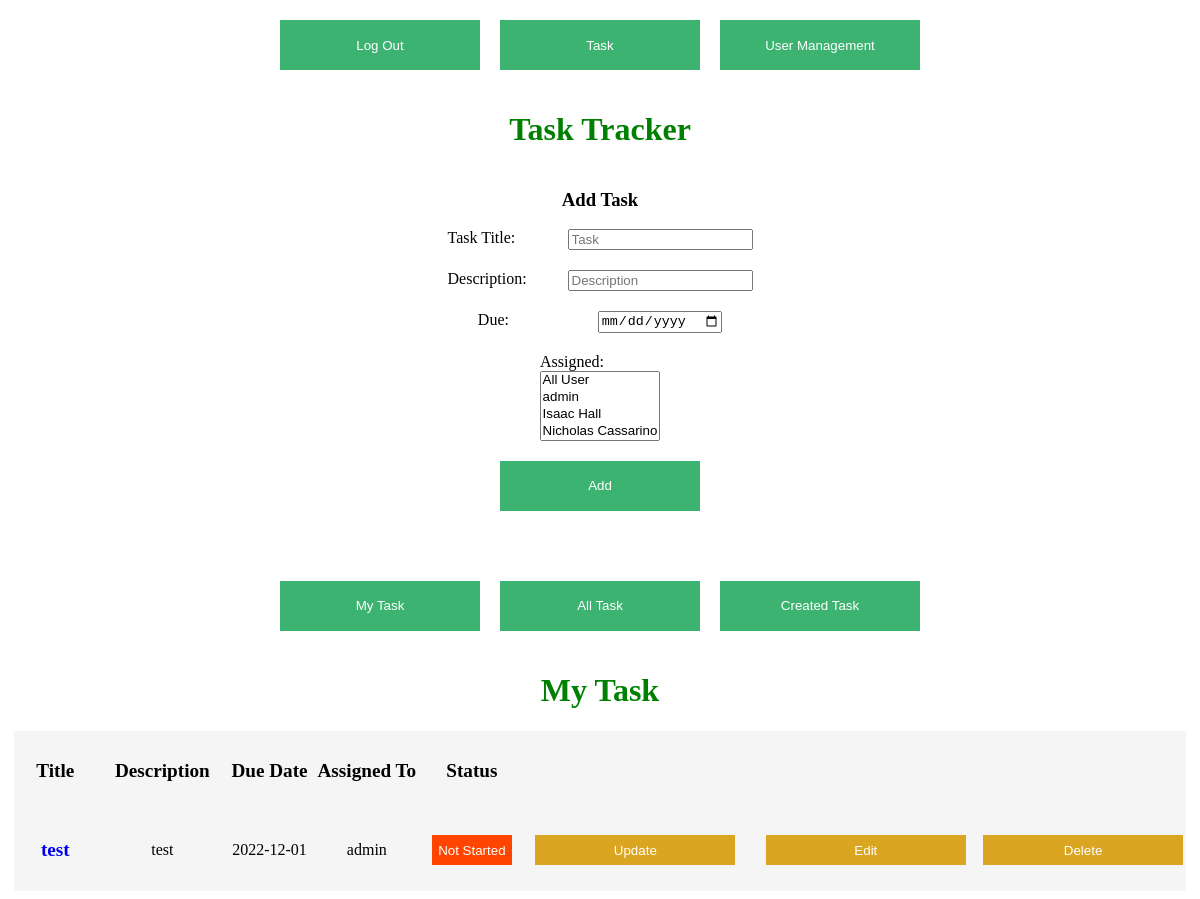
The page /task (signed in) on the database as committed earlier.
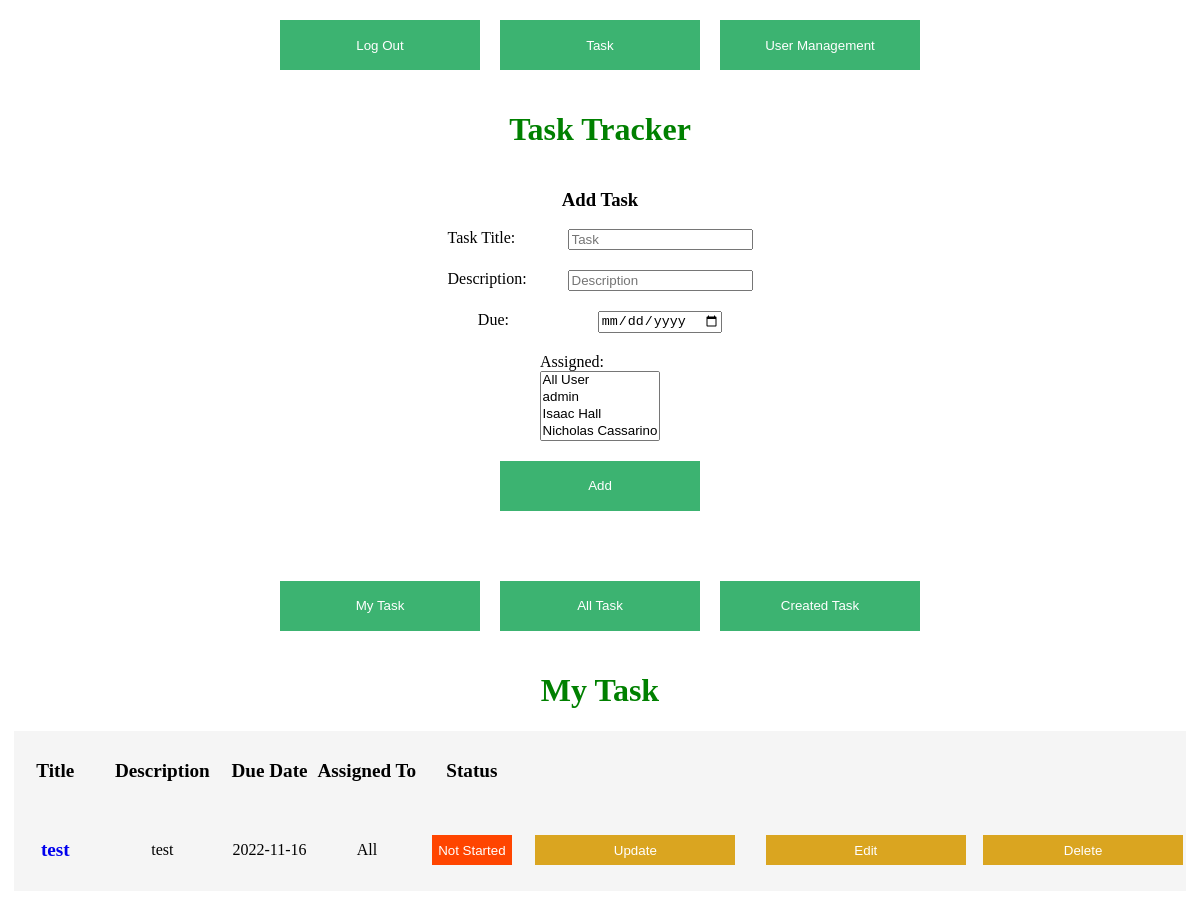
The same page on the database as committed later.
### models.py (models this page shows, shortened)
class Todo(db.Model):
    id = db.Column(db.Integer, primary_key=True)
    title = db.Column(db.String(100))
    description = db.Column(db.String(4150))
    assigned = db.Column(db.String(100))
    due = db.Column(db.Date)
    complete = db.Column(db.Integer)
    createdBy = db.Column(db.Integer)
    comments = db.relationship("Comment", backref="comment", cascade="all, delete-orphan", lazy=True)

### app.py (the view)
@app.route('/task')
def task():
    global user
    if user == User:
        return render_template('login.html', message="Please Log In To access this page")
    todo_list = Todo.query.all()
    user_list = User.query.all()
    return render_template('task.html', todo_list=todo_list, user_list=user_list, user=user)

### templates/task.html (shortened to what this page needs)
<!DOCTYPE html>
<html lang="en">
<head>
    <link rel="stylesheet" href="./static/main.css">
</head>
<body>
<div class="top-contain">
    <a href="/logout">
        <button class="top-bar">Log Out</button>
    </a>
    <a href="/task">
        <button class="top-bar">Task</button>
    </a>
    {% if user.access==1 %}
        <a href="/ViewUsers">
            <button class="top-bar">User Management</button>
        </a>{% endif %}
</div>
<div class="h">
    <h1>Task Tracker</h1>
</div>
<form action="/add" method="post">
    <div class="register-container">
        <h3>Add Task</h3>
        <div class="form-item">
            <label>Task Title:</label>
            <input required type="text" name="title" placeholder="Task">
        </div>
        <div class="form-item">
            <label>Description:</label>
            <input type="text" name="description" placeholder="Description">
        </div>
        <div class="form-item">
            <label>Due:</label>
            <input required type="date" name="due">
        </div>
        <label>Assigned:</label>
        <select required name="assigned" id="assigned" multiple>
            <option value="All">All User</option>
            {% for user in user_list %}
                <option value="{{ user.name }}">{{ user.name }}</option>
            {% endfor %}
        </select>
        <button class="submit-button" type="submit">Add</button>
    </div>
</form>
<div class="top-contain">
    <button class="top-bar filter-button" onclick="toggle_visibility('myTask')">My Task</button>
    {% if user.access==1 %}
        <button class="top-bar filter-button" onclick="toggle_visibility('allTask')">All Task</button>
    {% endif %}
    <button class="top-bar filter-button" onclick="toggle_visibility('createdTask')">Created Task</button>
</div>
<div id="myTask">
    <div class="h">
        <h1>My Task</h1>
    </div>
    <div id="todo" class="todo">
        <table>
            <thead>
            <th>Title</th>
            <th>Description</th>
            <th>Due Date</th>
            <th>Assigned To</th>
            <th>Status</th>
            <th></th>
            <th></th>
            </thead>
            <tbody>
            {% for todo in todo_list %}
                <tr>
                    {% if user.name in todo.assigned or todo.assigned=="All" %}
                        <td class="title"><a href="/viewTask/{{ todo.id }}">{{ todo.title }}</a></td>
                        <td>{{ todo.description }}</td>
                        <td>{{ todo.due }}</td>
                        <td>{{ todo.assigned }}</td>
                        <td>{% if todo.complete == 0 %}
                            <button class="notStarted">Not Started</button>
                        {% elif todo.complete == 1 %}
                            <button class="inProgress">In Progress</button>
                        {% else %}
                            <button class="complete">Complete</button>
                        {% endif %}</td>
                        <td><a href="/update/{{ todo.id }}">
                            <button>Update</button>
                        </a></td>
                        {% if todo.createdBy == user.id or user.access == 1 %}
                            <td><a href="/editTask/{{ todo.id }}">
                                <button>Edit</button>
                            </a></td>
                            <td><a href="/delete/{{ todo.id }}">
                                <button>Delete</button>
                            </a></td>
                        {% endif %}</tr>
                    {% endif %}
            {% endfor %}
            </tbody>
        </table>
    </div>
</div>
</body>
</html>

Rows that differ between the two databases and show on the page:
changed Todo "test": due "2022-12-01" → "2022-11-16"; assigned "admin" → "All"
